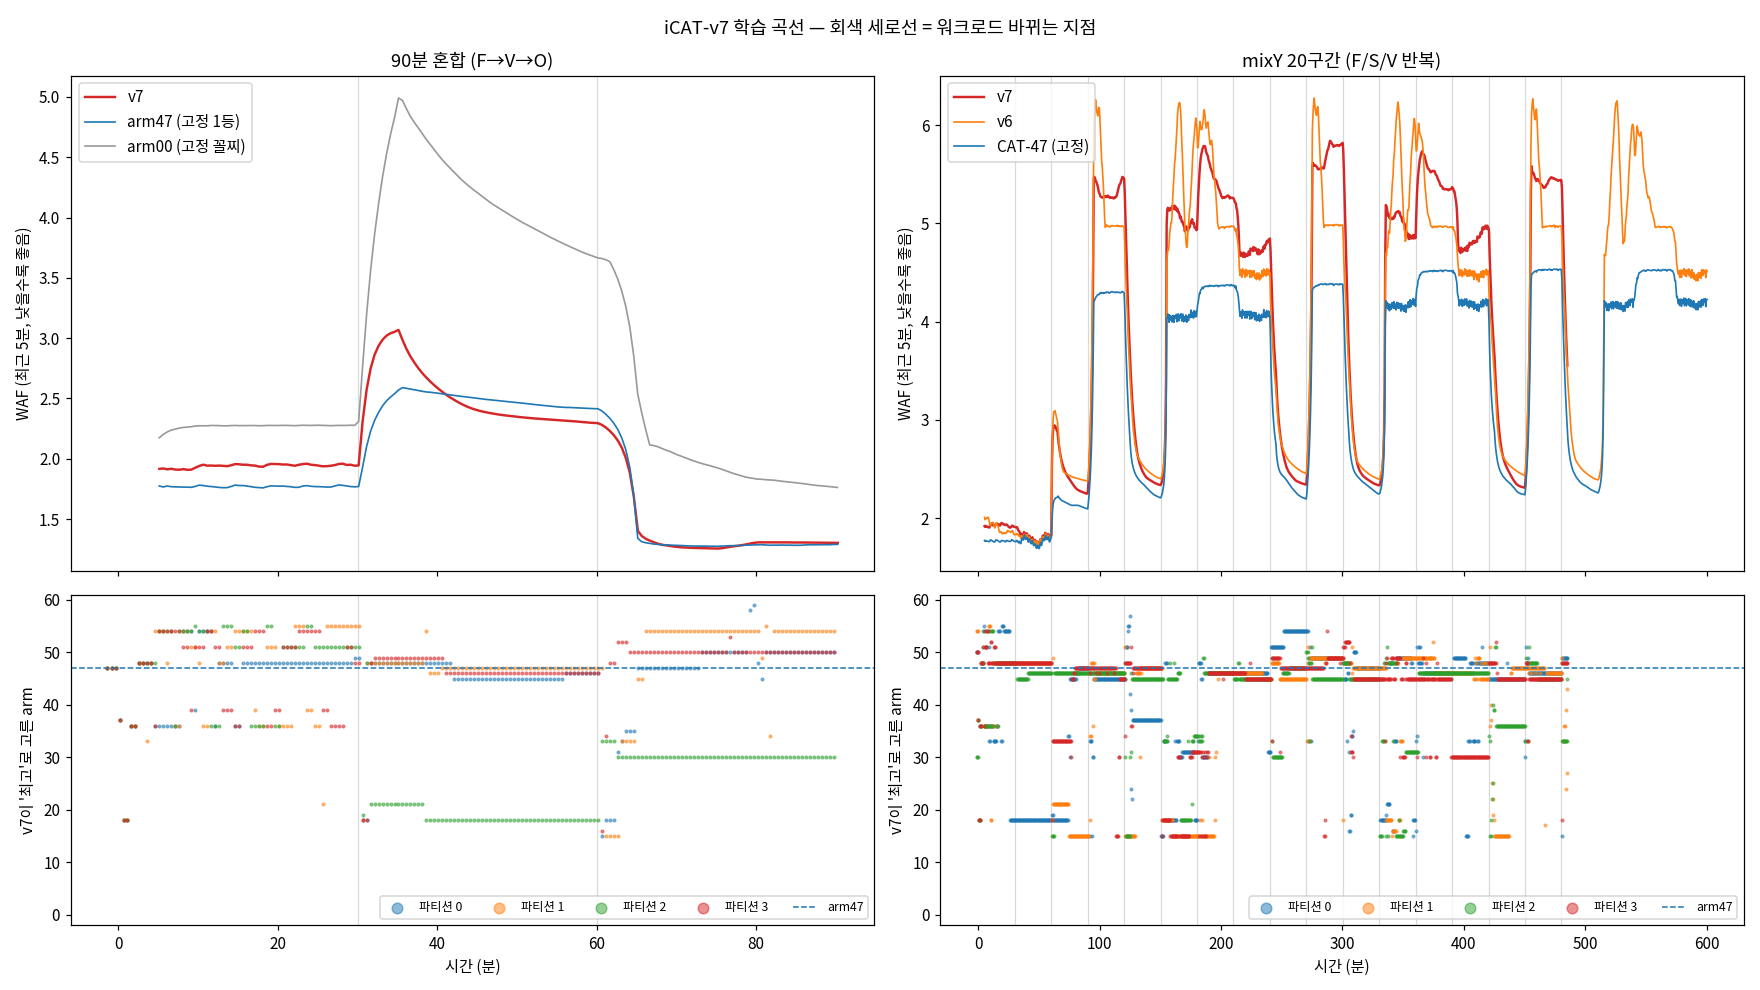

Write Python code to recreate this figure.
#!/usr/bin/env python3
# v7 learning curve: 5-min WAF over time (v7 vs fixed) + arm v7 picks per partition.
# Usage: python3 analysis/v7-learning-curve.py [out.png]
import re, sys, glob, datetime as dt
import matplotlib; matplotlib.use("Agg")
import matplotlib.pyplot as plt
plt.rcParams["font.family"] = "Noto Sans CJK JP"

R = "result"
RUNS = {  # panel -> [(label, run dir, color)]
    "90분 혼합 (F→V→O)": [("v7", f"{R}/v7-20261011/fvo90/mixY-onlinev7-rep1", "C3"),
                          ("arm47 (고정 1등)", f"{R}/cat60-90min-thispc-20261011/mixY-arm47-rep1", "C0"),
                          ("arm00 (고정 꼴찌)", f"{R}/cat60-90min-thispc-20261011/mixY-arm00-rep1", "0.6")],
    "mixY 20구간 (F/S/V 반복)": [("v7", f"{R}/v7-20261011/mixY/mixY-onlinev7-rep1", "C3"),
                               ("v6", f"{R}/gc-20261010/mixY-onlinev6-rep1", "C1"),
                               ("CAT-47 (고정)", f"{R}/gc-20261010/mixY-fixed47-rep1", "C0")],
}
WIN = 10  # control-series samples are 30 s apart -> 5-min windows

def t0(d):
    s = open(f"{d}/phase-S01-start.time").read().strip()
    return dt.datetime.fromisoformat(s).timestamp()

def waf_series(d):
    rows = []
    for line in open(f"{d}/control-series.txt"):
        f = dict(kv.split("=") for kv in line.split()[1:] if "=" in kv)
        if f.get("active") == "1":
            rows.append((int(line.split()[0]), int(f["host_pages"]), int(f["gc_pages"])))
    base = t0(d); xs, ys = [], []
    for (ta, ha, ga), (tb, hb, gb) in zip(rows, rows[WIN:]):
        if hb > ha:
            xs.append((tb - base) / 60); ys.append(1 + (gb - ga) / (hb - ha))
    return xs, ys

def phases(d):
    out = []
    for p in sorted(glob.glob(f"{d}/phase-S*-start.time")):
        out.append((dt.datetime.fromisoformat(open(p).read().strip()).timestamp() - t0(d)) / 60)
    return out

SAMPLE = re.compile(r"\[\s*([\d.]+)\] NVMeVirt: WATGC_V2 sample .*?part=(\d+) .*?best=(\d+)")
def picks(d):
    # snapshot N is taken with control-series line N; dmesg also holds older runs, so use only its last sample per part
    times = [int(l.split()[0]) for l in open(f"{d}/control-series.txt")]; base = t0(d); by = {}
    for f in sorted(glob.glob(f"{d}/kernel-snapshots/*.log")):
        i = int(f.rsplit("/", 1)[1][:-4])
        if i >= len(times): continue
        last = {int(m[2]): int(m[3]) for m in SAMPLE.finditer(open(f, errors="replace").read())}
        for p, b in last.items():
            by.setdefault(p, ([], [])); by[p][0].append((times[i] - base) / 60); by[p][1].append(b)
    return by

fig, ax = plt.subplots(2, 2, figsize=(16, 9), sharex="col", gridspec_kw={"height_ratios": [3, 2]})
for c, (title, runs) in enumerate(RUNS.items()):
    top, bot = ax[0][c], ax[1][c]
    for label, d, col in runs:
        x, y = waf_series(d)
        top.plot(x, y, color=col, lw=1.6 if label == "v7" else 1.1, label=label)
    for b in phases(runs[0][1])[1:]:
        top.axvline(b, color="0.85", lw=0.8, zorder=0); bot.axvline(b, color="0.85", lw=0.8, zorder=0)
    top.set_title(title); top.set_ylabel("WAF (최근 5분, 낮을수록 좋음)"); top.legend(loc="upper left")
    for p, (x, y) in sorted(picks(runs[0][1]).items()):
        bot.scatter(x, y, s=3, label=f"파티션 {p}", alpha=0.5)
    bot.axhline(47, color="C0", ls="--", lw=1, label="arm47")
    bot.set_ylabel("v7이 '최고'로 고른 arm"); bot.set_xlabel("시간 (분)"); bot.set_ylim(-2, 61)
    bot.legend(loc="lower right", markerscale=4, fontsize=8, ncol=5)
fig.suptitle("iCAT-v7 학습 곡선 — 회색 세로선 = 워크로드 바뀌는 지점")
fig.tight_layout()
out = sys.argv[1] if len(sys.argv) > 1 else "analysis/v7-learning-curve.png"
fig.savefig(out, dpi=110); print(out)
